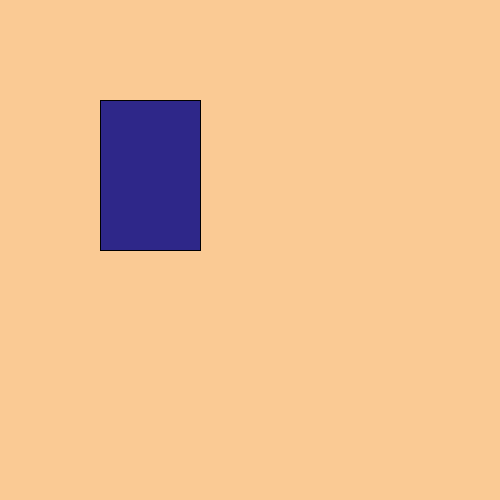
Frame 1 (no input)
Frame 60 (the mouse pressed at the canvas centre just before this capture): identical to frame 1, image omitted
Frame 120 (the mouse held since frame 60 and released just before this capture): identical to frame 1, image omitted

The Processing sketch that drew this single still picture (run headless with seeded random() and noise(); from frame 60 on, the mouse is pressed at the canvas centre):

// Processing sketch: week01_1_rect
// ── week01_1_rect.pde
//active
void setup(){
  size(500,500);
}
void draw(){
  background(#FACA94);
  fill(#2E2789);
  rect(100,100, 100,150);
}
